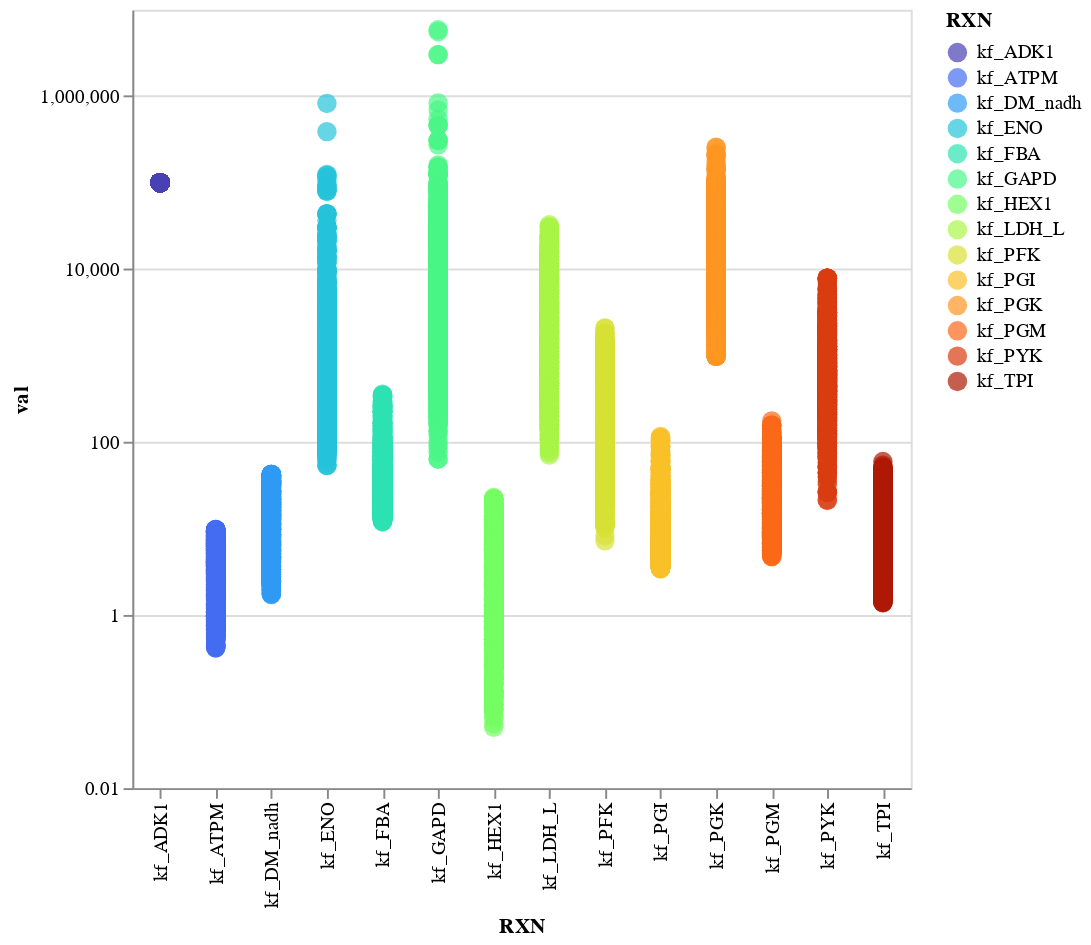

The notebook cell this image was saved under:
### Code cell
alt.data_transformers.disable_max_rows()
fig = alt.Chart(data_vis).mark_circle(size= 100).encode(
    alt.X("RXN", axis=alt.Axis( tickCount=5), scale=alt.Scale(type='log')),
    alt.Y('val',axis=alt.Axis( tickCount=5), 
    scale=alt.Scale(type='log')), 

    alt.Color('RXN', scale=alt.Scale(scheme='turbo')), 
    tooltip=['RXN', "val"]
).properties(
    width=400,
    height=400).interactive()
fig

### Figure 1 — Vega-Lite specification as saved in the notebook (floating-point values rounded to 4 significant figures; data arrays with more than 128 entries replaced by an {"elided": "..."} marker saying what was removed)
{"config": {"view": {"continuousWidth": 400, "continuousHeight": 300}}, "data": {"name": "data-1a6ce1bbfd1e5cef7e5879ddd4a89501"}, "mark": {"type": "circle", "size": 100}, "encoding": {"color": {"field": "RXN", "scale": {"scheme": "turbo"}, "type": "nominal"}, "tooltip": [{"field": "RXN", "type": "nominal"}, {"field": "val", "type": "quantitative"}], "x": {"axis": {"tickCount": 5}, "field": "RXN", "scale": {"type": "log"}, "type": "nominal"}, "y": {"axis": {"tickCount": 5}, "field": "val", "scale": {"type": "log"}, "type": "quantitative"}}, "height": 400, "selection": {"selector010": {"type": "interval", "bind": "scales", "encodings": ["x", "y"]}}, "width": 400, "$schema": "https://vega.github.io/schema/vega-lite/v4.17.0.json", "datasets": {"data-1a6ce1bbfd1e5cef7e5879ddd4a89501": {"elided": "21140 records"}}}
